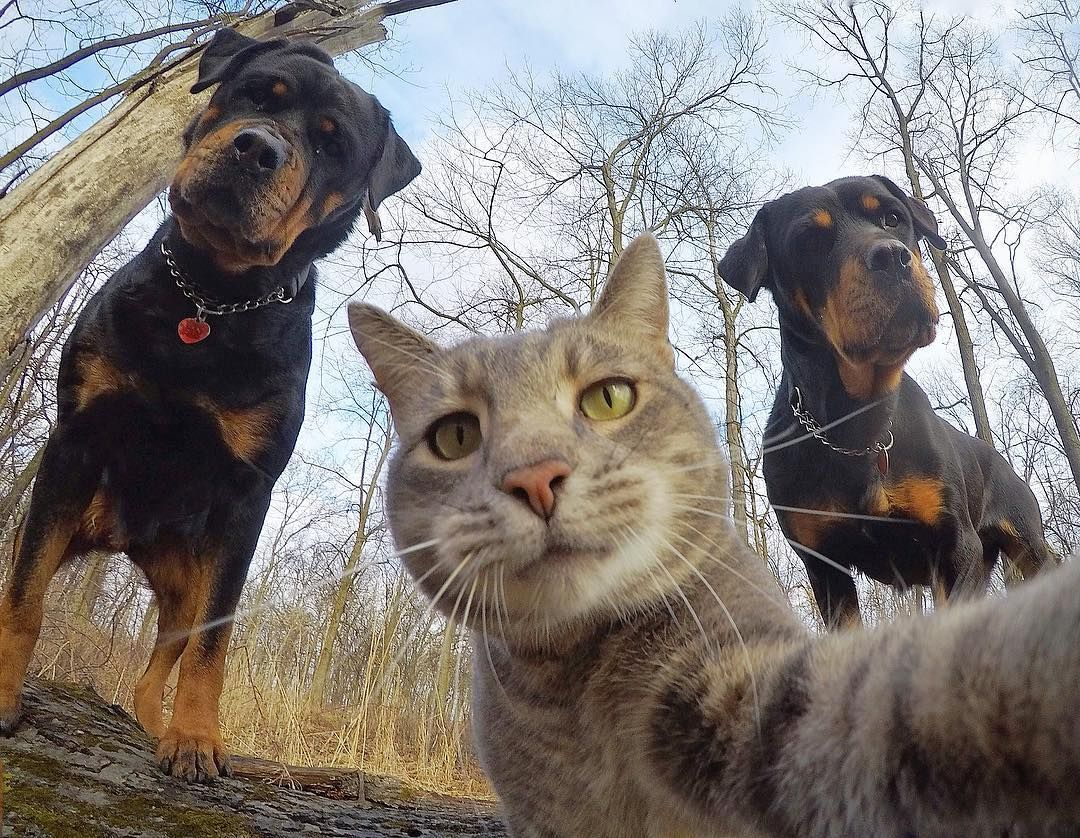
#> input picture FrequencyDomain/pics/DogCat.jpg, 1080 x 838 px
$ python fourier.py
#> lines starting #> are read from the running program, lines starting #| are printed output that depends on the picture
import numpy as np
import cv2 as cv

img = cv.imread('pics/DogCat.jpg', 0)
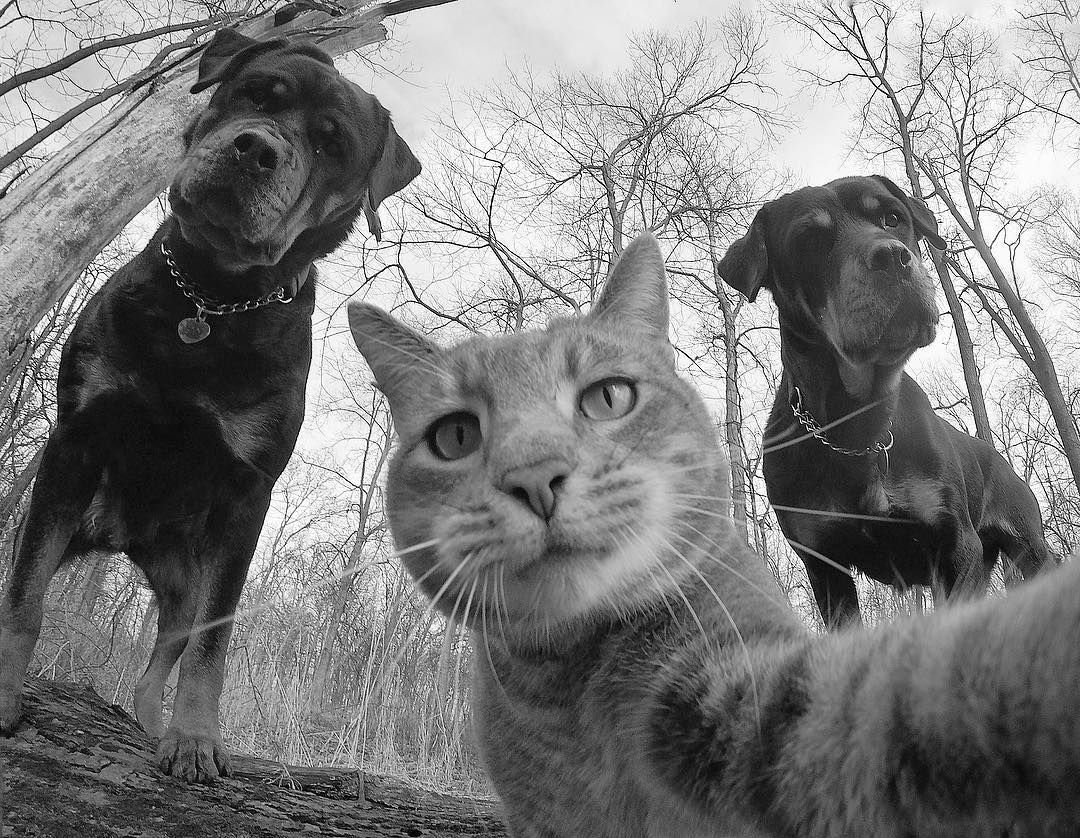
#> img: shape (838, 1080); min 0, max 255, mean 125.5

img = img.astype(np.float32)

imgF = np.fft.fft2(img)

imgF = np.fft.fftshift(imgF)

imgReal = np.real(imgF)
imglma = np.imag(imgF)
imgMag = np.sqrt(imgReal**2 + imglma**2)
imgPhs = np.arctan2(imglma, imgReal)
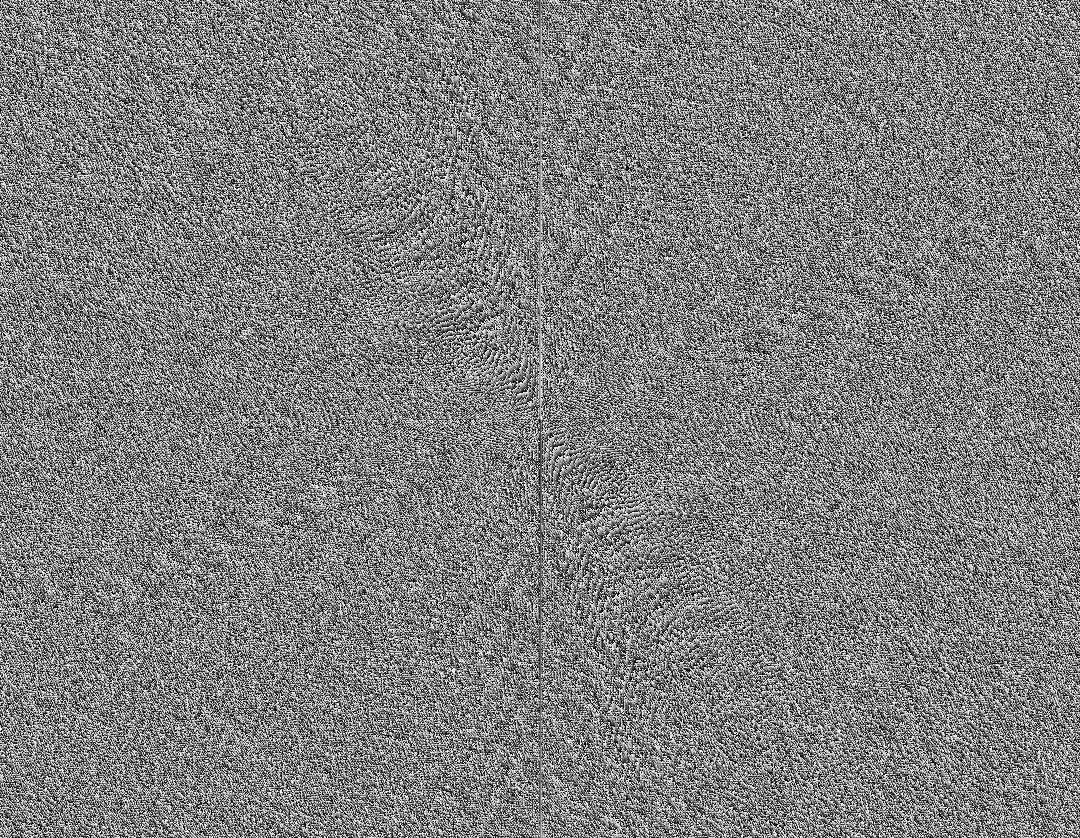
#> imgPhs: shape (838, 1080) float64; min -3.14, max 3.14, mean -3.47e-06; drawn with min black and max white

imgReallnv = imgMag*np.cos(imgPhs)
imglmalnv = imgMag*np.sin(imgPhs)

imgFlnv = imgReallnv + imglmalnv*1j

imgFlnv = np.fft.ifftshift(imgFlnv)
imglnv = np.fft.ifft2(imgFlnv)

imglnv = np.real(imglnv)
imglnv = imglnv.astype(np.uint8)

cv.imwrite('pics/input.png', img)
cv.imwrite('pics/output.png', imglnv)

imgMag = np.log(1+imgMag)
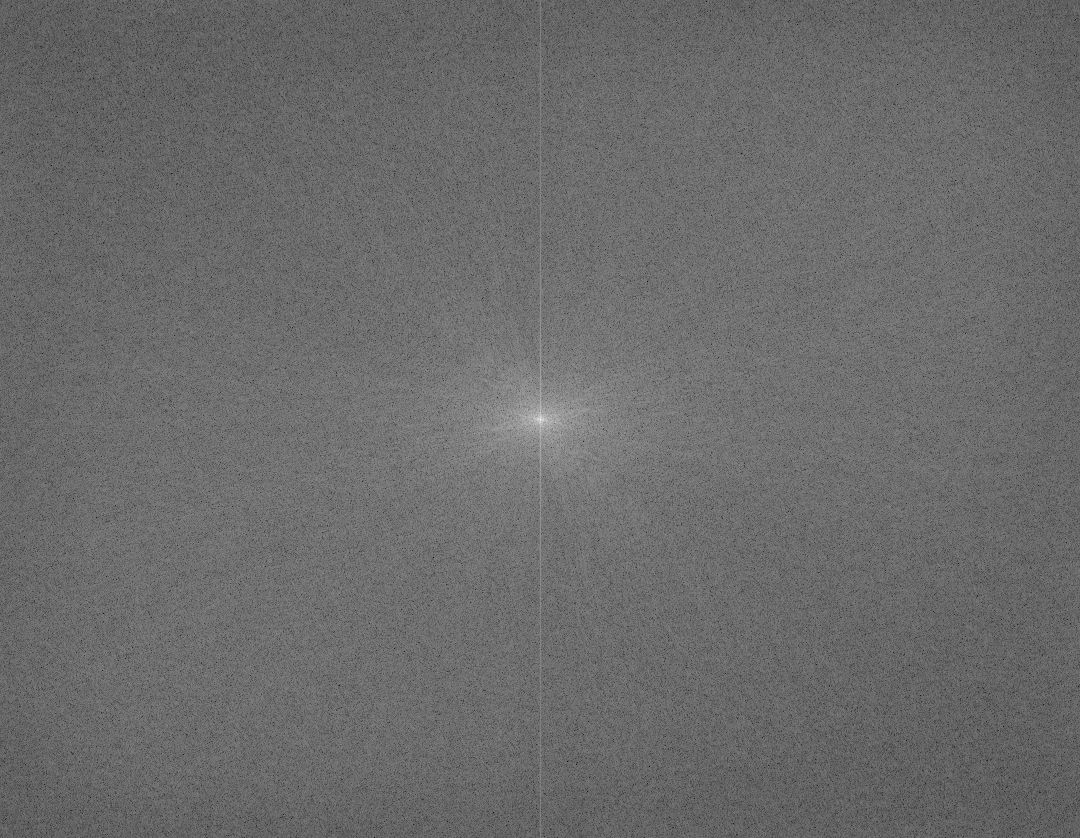
#> imgMag: shape (838, 1080) float64; min 3.73, max 18.55, mean 9.97; drawn with min black and max white
imgMag = cv.normalize(imgMag, None, 0, 255, cv.NORM_MINMAX, cv.CV_8U)
cv.imwrite('pics/magnitude.png', imgMag)
